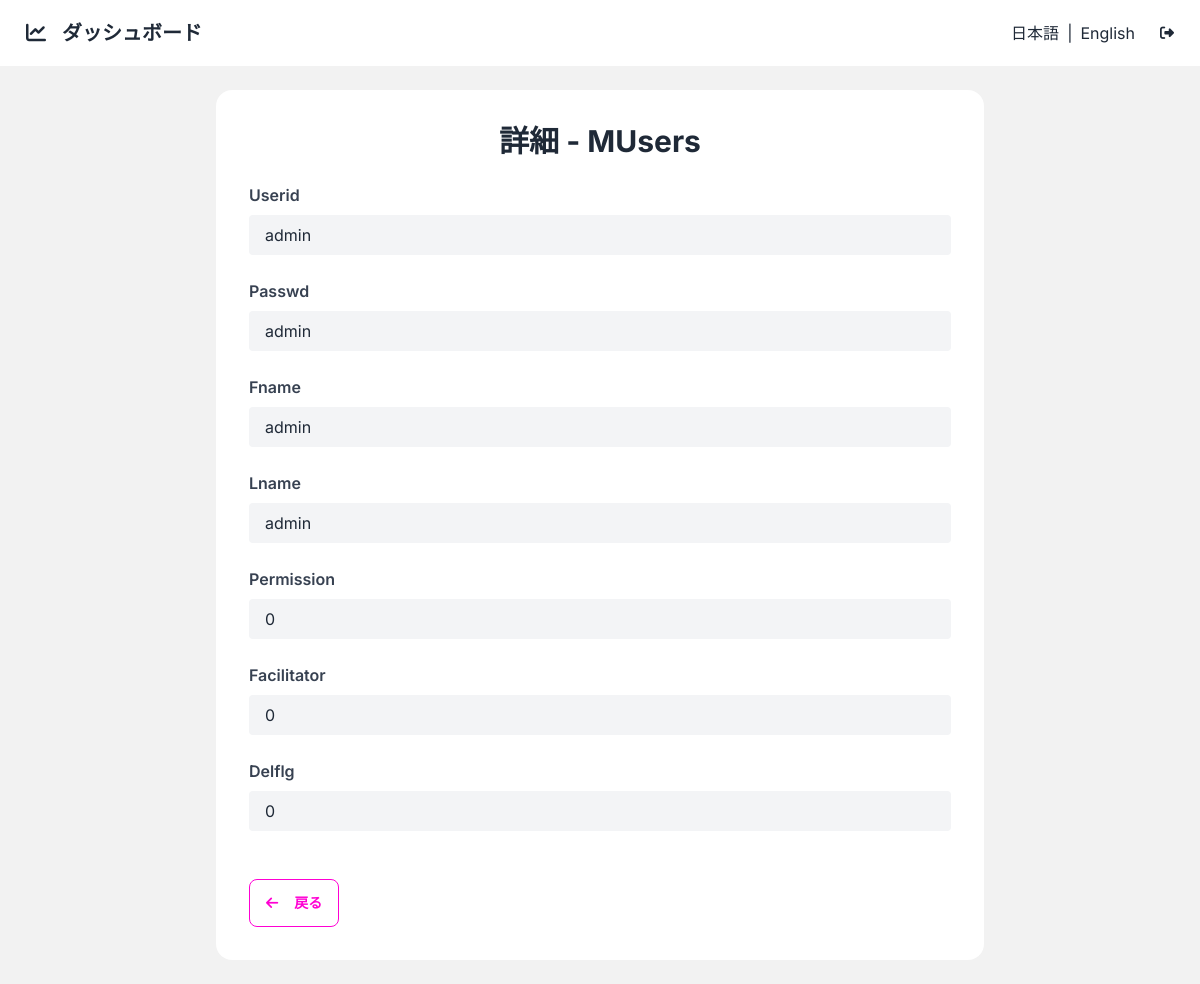
Page /m_users/1 (signed in) on the committed database.
### tnkp/app/models/m_users.py (models this page shows)
class MUsers(BaseModel):
    __tablename__ = "m_users"
    __is_view__ = False
    id = Column(Integer, primary_key=True)
    userid = Column(String(50))
    passwd = Column(String(100))
    fname = Column(String(50))
    lname = Column(String(50))
    permission = Column(Integer)
    facilitator = Column(Integer)
    delflg = Column(Integer)

### tnkp/app/core/base_crud.py (the view)
        @router.get("/{item_id}", response_class=HTMLResponse)
        async def read_item(request: Request, item_id: str, db: Session = Depends(get_db)):
            item = db.query(model).filter(getattr(model, pk_name) == item_id).first()
            if not item:
                raise HTTPException(status_code=404, detail="Item not found")
            fields = [col for col in model.__table__.columns if not col.primary_key]
            return templates.TemplateResponse(
                f"{template_base}/detail.html",
                {
                    "request": request,
                    "item": item,
                    "fields": fields,
                    "table_name": model.__tablename__,
                    "model_name": model.__name__,
                    "pk_name": pk_name,
                }
            )

### tnkp/app/templates/m_users/detail.html
{% extends "detail.html" %}

### tnkp/app/templates/detail.html (shortened to what this page needs)
{% extends "base.html" %}
{% block content %}
<div class="max-w-3xl w-full mx-auto glass-effect rounded-box p-6 sm:p-8 card fade-in">
    <h1 class="text-2xl sm:text-3xl font-bold mb-6 text-center text-gray-800">
        詳細 - {{ model_name }}
    </h1>
    <div class="space-y-6">
        {% for field in fields %}
        <div class="flex flex-col gap-2">
            <label class="font-semibold text-gray-700">{{ field.name.replace('_', ' ').title() }}</label>
            <div class="px-4 py-2 rounded bg-gray-100 text-gray-800 break-all">
                {{ item[field.name] if item[field.name] is not none else '—' }}
            </div>
        </div>
        {% endfor %}
        <div class="flex flex-col sm:flex-row justify-between gap-4 pt-6">
            <a href="/{{ table_name }}" class="btn btn-outline btn-secondary">
                <i class="fas fa-arrow-left mr-2"></i>戻る
            </a>
        </div>
    </div>
</div>
{% endblock %}

### tnkp/app/templates/base.html (style rules this page uses)
body { font-family: 'Inter', sans-serif; }
.glass-effect { background: rgba(255, 255, 255, 0.95); backdrop-filter: blur(20px); border: 1px solid rgba(255, 255, 255, 0.2); }
.fade-in { animation: fadeIn 0.8s ease-out forwards; }

### rows in the picture
MUsers: userid "admin" "admin" "admin" "admin" "0" "0" "0"

### other values in the picture
{{ model_name }} "MUsers"
{{ field.name.replace('_', ' ').title() }} "Userid" "Passwd" "Fname" "Lname" "Permission" "Facilitator" "Delflg"
